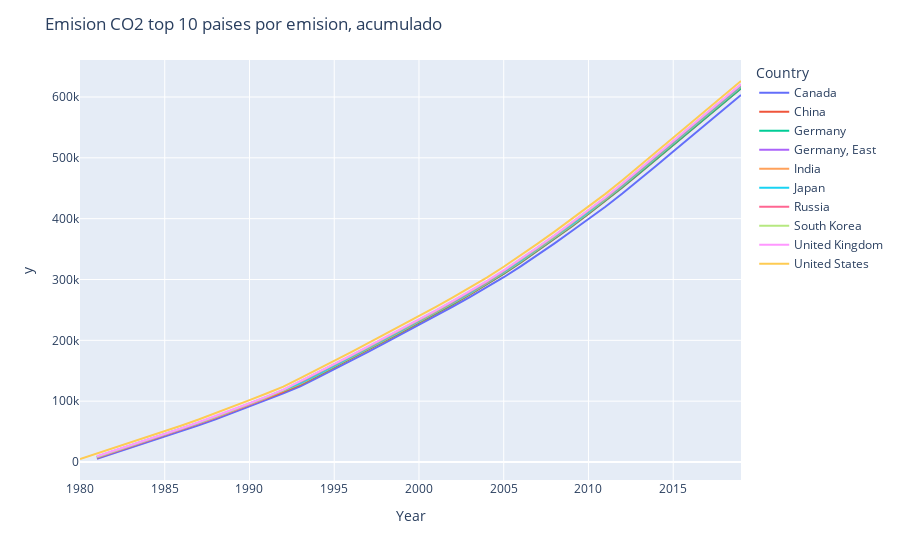

Notebook cell for this chart:
### Code cell
fig = px.line(df_co2,x='Year', y=df_co2.CO2_emission.cumsum(),color='Country')
fig.update_layout(title='Emision CO2 top 10 paises por emision, acumulado')
fig.show()
